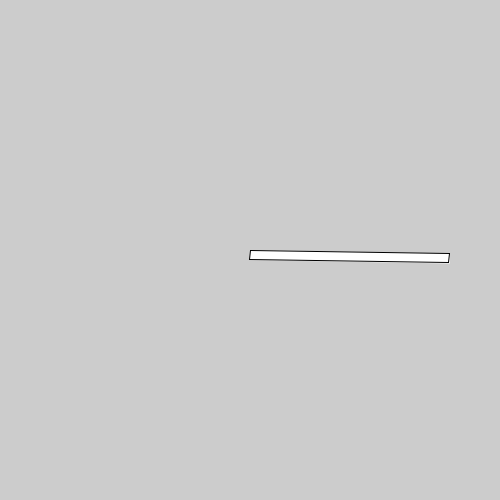
Frame 1 (no input)
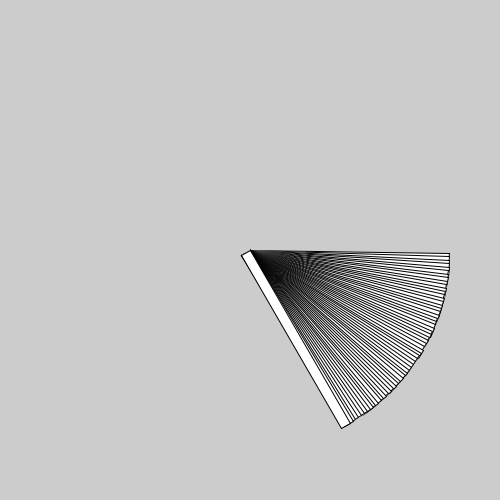
Frame 60 (the mouse pressed at the canvas centre just before this capture)
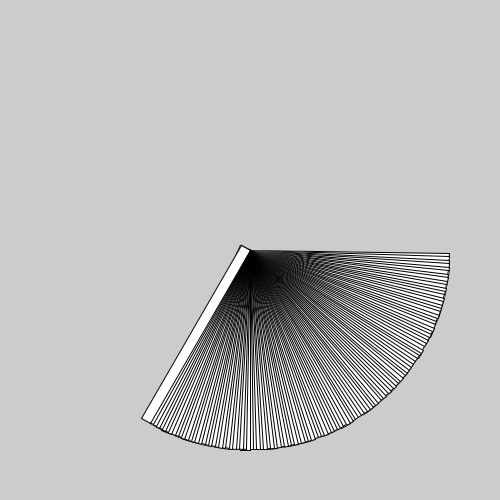
Frame 120 (the mouse held since frame 60 and released just before this capture)

The Processing sketch that drew these frames (run headless with seeded random() and noise(); from frame 60 on, the mouse is pressed at the canvas centre):

// Processing sketch: SpinningAround
// ── SpinningAround.pde
int x, y, w, h;
void setup() {
  size(500, 500);
  //  x = 0;
  //  y=0;
  x = width/2;
  y = height/2;
  w= 200;
  h=10;
}

void draw() {
  // this won't work
  /*  pushMatrix();
   translate(width/2,height/2);
   rotate(PI/4);
   rect(x, y, w, h);
   popMatrix();
   */
  pushMatrix();
  translate(x, y);
  rotate(radians(frameCount));
  rect(0, 0, w, h);
  popMatrix();
}
